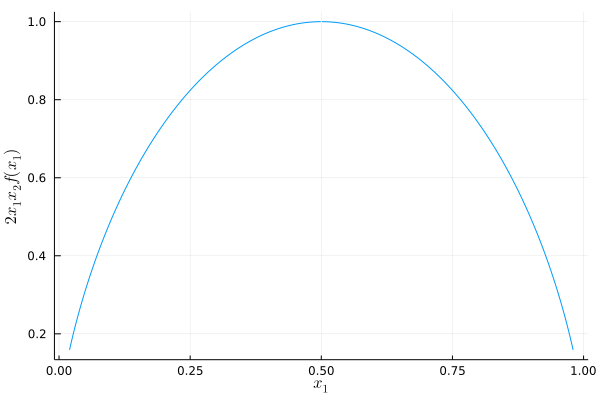

Write Julia code to recreate this figure.
## figs/fx2.jl

using Plots; gr()
using LaTeXStrings

f(x) = log(x/(1-x)) / (2x - 1)
g(x) = 2 * x * (1-x) * f(x)

xs = 0.01:0.001:0.99

## start plotting the function

plot(xs, g.(xs); label=nothing)
xlabel!(L"$x_1$")
ylabel!(L"$2x_1x_2f(x_1)$")

savefig("figs/fx2.png")

